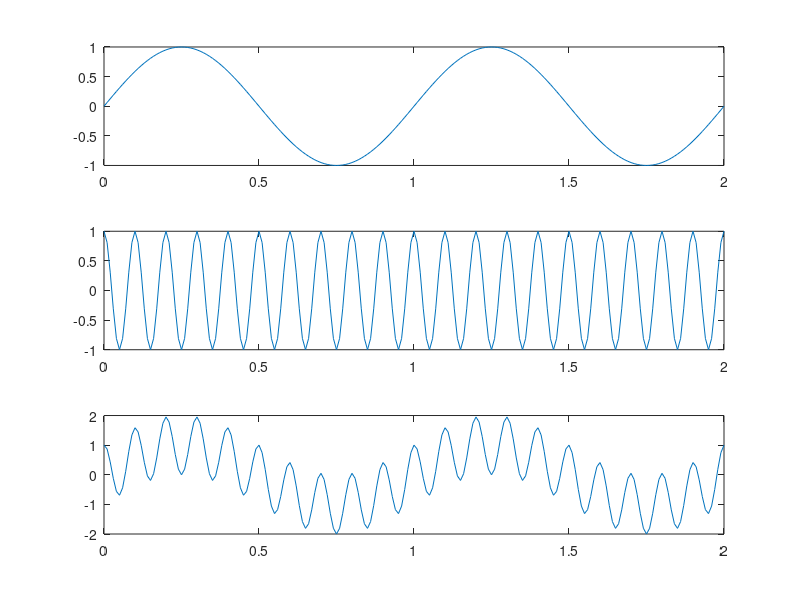

Here is the MATLAB script that generated this plot:
T=100;
t=0:1/T:2;
f1=1;
f2=10;
pha2=pi/2;

y1=sin(2*f1*pi*t);
subplot(3,1,1)
plot(t,y1)

y2=sin(2*f2*pi*t+pha2);
subplot(3,1,2)
plot(t,y2)

y3=y1+y2;
subplot(3,1,3)
plot(t,y3)
